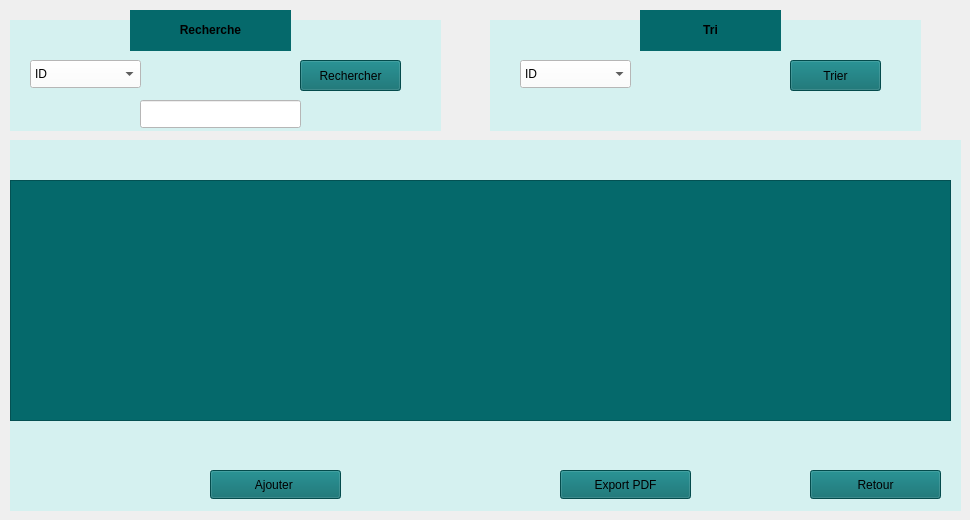
    <widget class="QWidget" name="tab">
     <attribute name="title">
      <string>Affichage Liste Patients</string>
     </attribute>
     <widget class="QLabel" name="label_10">
      <property name="geometry">
       <rect>
        <x>10</x>
        <y>20</y>
        <width>431</width>
        <height>111</height>
       </rect>
      </property>
      <property name="styleSheet">
       <string notr="true">background-color: rgb(213, 241, 240);</string>
      </property>
      <property name="text">
       <string/>
      </property>
     </widget>
     <widget class="QPushButton" name="rechercher_Button">
      <property name="geometry">
       <rect>
        <x>300</x>
        <y>60</y>
        <width>101</width>
        <height>31</height>
       </rect>
      </property>
      <property name="styleSheet">
       <string notr="true">background-color: rgb(5, 105, 107);</string>
      </property>
      <property name="text">
       <string>Rechercher</string>
      </property>
     </widget>
     <widget class="QLabel" name="label_15">
      <property name="geometry">
       <rect>
        <x>640</x>
        <y>10</y>
        <width>141</width>
        <height>41</height>
       </rect>
      </property>
      <property name="styleSheet">
       <string notr="true">background-color: rgb(5, 105, 107);</string>
      </property>
      <property name="text">
       <string>&lt;html&gt;&lt;head/&gt;&lt;body&gt;&lt;p align=&quot;center&quot;&gt;&lt;span style=&quot; font-weight:700;&quot;&gt;Tri&lt;/span&gt;&lt;/p&gt;&lt;/body&gt;&lt;/html&gt;</string>
      </property>
     </widget>
     <widget class="QLabel" name="label_16">
      <property name="geometry">
       <rect>
        <x>130</x>
        <y>10</y>
        <width>161</width>
        <height>41</height>
       </rect>
      </property>
      <property name="styleSheet">
       <string notr="true">background-color: rgb(5, 105, 107);</string>
      </property>
      <property name="text">
       <string>&lt;html&gt;&lt;head/&gt;&lt;body&gt;&lt;p align=&quot;center&quot;&gt;&lt;span style=&quot; font-weight:700;&quot;&gt;Recherche&lt;/span&gt;&lt;/p&gt;&lt;/body&gt;&lt;/html&gt;</string>
      </property>
     </widget>
     <widget class="QPushButton" name="tri_button">
      <property name="geometry">
       <rect>
        <x>790</x>
        <y>60</y>
        <width>91</width>
        <height>31</height>
       </rect>
      </property>
      <property name="styleSheet">
       <string notr="true">background-color: rgb(5, 105, 107);</string>
      </property>
      <property name="text">
       <string>Trier</string>
      </property>
     </widget>
     <widget class="QLabel" name="label_19">
      <property name="geometry">
       <rect>
        <x>490</x>
        <y>20</y>
        <width>431</width>
        <height>111</height>
       </rect>
      </property>
      <property name="styleSheet">
       <string notr="true">background-color: rgb(213, 241, 240);</string>
      </property>
      <property name="text">
       <string/>
      </property>
     </widget>
     <widget class="QLabel" name="label_20">
      <property name="geometry">
       <rect>
        <x>10</x>
        <y>140</y>
        <width>951</width>
        <height>371</height>
       </rect>
      </property>
      <property name="styleSheet">
       <string notr="true">background-color: rgb(213, 241, 240);</string>
      </property>
      <property name="text">
       <string/>
      </property>
     </widget>
     <widget class="QPushButton" name="export_Button">
      <property name="geometry">
       <rect>
        <x>560</x>
        <y>470</y>
        <width>131</width>
        <height>29</height>
       </rect>
      </property>
      <property name="styleSheet">
       <string notr="true">background-color: rgb(5, 105, 107);</string>
      </property>
      <property name="text">
       <string>Export PDF</string>
      </property>
     </widget>
     <widget class="QTableView" name="table_affichage_patients">
      <property name="geometry">
       <rect>
        <x>10</x>
        <y>180</y>
        <width>941</width>
        <height>241</height>
       </rect>
      </property>
      <property name="styleSheet">
       <string notr="true">background-color: rgb(5, 105, 107);
</string>
      </property>
      <property name="showGrid">
       <bool>true</bool>
      </property>
      <property name="sortingEnabled">
       <bool>false</bool>
      </property>
     </widget>
     <widget class="QPushButton" name="pushButton_11">
      <property name="geometry">
       <rect>
        <x>210</x>
        <y>470</y>
        <width>131</width>
        <height>29</height>
       </rect>
      </property>
      <property name="styleSheet">
       <string notr="true">background-color: rgb(5, 105, 107);</string>
      </property>
      <property name="text">
       <string>Ajouter </string>
      </property>
     </widget>
     <widget class="QComboBox" name="Tri_comboBox">
      <property name="geometry">
       <rect>
        <x>520</x>
        <y>60</y>
        <width>111</width>
        <height>28</height>
       </rect>
      </property>
      <property name="styleSheet">
       <string notr="true">background-color: rgb(255, 255, 255);
color: rgb(0, 0, 0);</string>
      </property>
      <item>
       <property name="text">
        <string>ID</string>
       </property>
      </item>
      <item>
       <property name="text">
        <string>Alphabetique</string>
       </property>
      </item>
     </widget>
     <widget class="QComboBox" name="recherche_comboBox">
      <property name="geometry">
       <rect>
        <x>30</x>
        <y>60</y>
        <width>111</width>
        <height>28</height>
       </rect>
      </property>
      <property name="styleSheet">
       <string notr="true">background-color: rgb(255, 255, 255);
color: rgb(0, 0, 0);</string>
      </property>
      <item>
       <property name="text">
        <string>ID</string>
       </property>
      </item>
      <item>
       <property name="text">
        <string>NOM</string>
       </property>
      </item>
      <item>
       <property name="text">
        <string>Date de naissance</string>
       </property>
      </item>
     </widget>
     <widget class="QLineEdit" name="recherche_line">
      <property name="geometry">
       <rect>
        <x>140</x>
        <y>100</y>
        <width>161</width>
        <height>28</height>
       </rect>
      </property>
      <property name="styleSheet">
       <string notr="true">background-color: rgb(255, 255, 255);  /* Fond blanc */
color: rgb(0, 0, 0);  /* Texte noir */
</string>
      </property>
     </widget>
     <widget class="QPushButton" name="retour_Button">
      <property name="geometry">
       <rect>
        <x>810</x>
        <y>470</y>
        <width>131</width>
        <height>29</height>
       </rect>
      </property>
      <property name="styleSheet">
       <string notr="true">background-color: rgb(5, 105, 107);</string>
      </property>
      <property name="text">
       <string>Retour</string>
      </property>
     </widget>
     <zorder>label_20</zorder>
     <zorder>label_19</zorder>
     <zorder>label_10</zorder>
     <zorder>rechercher_Button</zorder>
     <zorder>label_15</zorder>
     <zorder>label_16</zorder>
     <zorder>tri_button</zorder>
     <zorder>export_Button</zorder>
     <zorder>table_affichage_patients</zorder>
     <zorder>pushButton_11</zorder>
     <zorder>Tri_comboBox</zorder>
     <zorder>recherche_comboBox</zorder>
     <zorder>recherche_line</zorder>
     <zorder>retour_Button</zorder>
    </widget>
